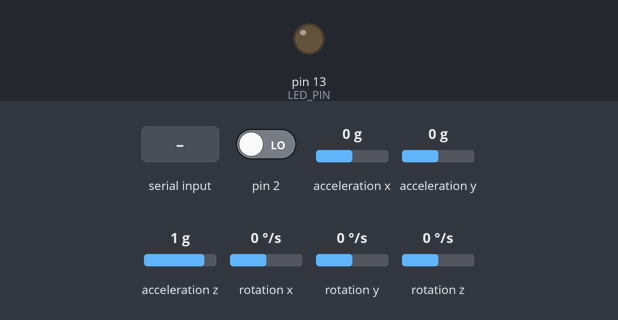
Simulated run of this sketch. Board: Arduino Uno, built with avr-gcc and run on an emulated ATmega328P. Parts: output pins drawn as LEDs (lit = HIGH). Dashed ring = blinking. Inputs (shaded band) come from the test bench; at power-on: acceleration x 0 g, acceleration z 1 g, acceleration y 0 g, pin 2 LOW, rotation x 0 °/s, rotation y 0 °/s, rotation z 0 °/s. The sensor or clock chip raises its interrupt line as the real part does; what the sketch prints to the serial monitor is not drawn.

Above: at 0.9 s.
1.0 s: "1\n" received over Serial
At 2.0 s:
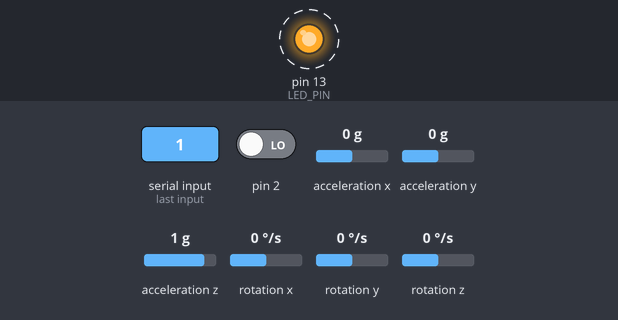
4.0 s: acceleration x set to -1.4 g
7.0 s: acceleration x set to 0 g
10.0 s: acceleration z set to -1.4 g
13.0 s: acceleration z set to 0 g
16.0 s: acceleration y set to -1.4 g
Timing chart, 0 to 20.0 s (numbered marks = the images above; inputs shaded):
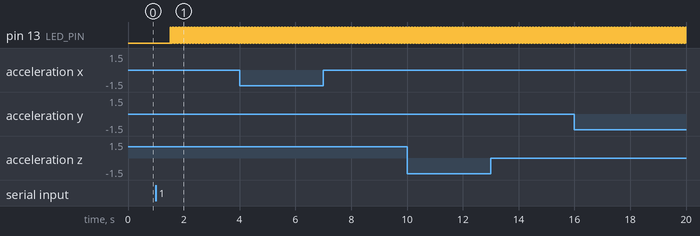

Measured:
- after the input at 1.0 s, pin 13 (LED_PIN): alternates HIGH for 0.01 s and LOW for 0.01 s, starting after 0.52 s

The sketch:

TEAPOT.ino
```cpp
#include "I2Cdev.h"

#include "MPU6050_6Axis_MotionApps20.h"
#include "MPU6050.h" // not necessary if using MotionApps include file

#if I2CDEV_IMPLEMENTATION == I2CDEV_ARDUINO_WIRE
#include "Wire.h"
#endif

MPU6050 mpu;
#define OUTPUT_READABLE_YAWPITCHROLL
#define OUTPUT_TEAPOT

#define LED_PIN 13 // (Arduino is 13, Teensy is 11, Teensy++ is 6)
bool blinkState = false;
bool dmpReady = false;
uint8_t mpuIntStatus;
uint8_t devStatus;
uint16_t packetSize;
uint16_t fifoCount;
uint8_t fifoBuffer[64];

Quaternion q;           // [w, x, y, z]         quaternion container
VectorInt16 aa;         // [x, y, z]            accel sensor measurements
VectorInt16 aaReal;     // [x, y, z]            gravity-free accel sensor measurements
VectorInt16 aaWorld;    // [x, y, z]            world-frame accel sensor measurements
VectorFloat gravity;    // [x, y, z]            gravity vector
float euler[3];         // [psi, theta, phi]    Euler angle container
float ypr[3];           // [yaw, pitch, roll]   yaw/pitch/roll container and gravity vector

// packet structure for InvenSense teapot demo
uint8_t teapotPacket[14] = { '$', 0x02, 0,0, 0,0, 0,0, 0,0, 0x00, 0x00, '\r', '\n' };


volatile bool mpuInterrupt = false;
void dmpDataReady() {
    mpuInterrupt = true;
}


void setup() {
    // join I2C bus (I2Cdev library doesn't do this automatically)
    #if I2CDEV_IMPLEMENTATION == I2CDEV_ARDUINO_WIRE
        Wire.begin();
        TWBR = 24; // 400kHz I2C clock (200kHz if CPU is 8MHz)
    #elif I2CDEV_IMPLEMENTATION == I2CDEV_BUILTIN_FASTWIRE
        Fastwire::setup(400, true);
    #endif

    // initialize serial communication
    // (115200 chosen because it is required for Teapot Demo output, but it's
    // really up to you depending on your project)
    Serial.begin(115200);
    while (!Serial);
    mpu.initialize();

    // verify connection


    // wait for ready
   // Serial.println(F("\nSend any character to begin DMP programming and demo: "));
    while (Serial.available() && Serial.read()); // empty buffer
    while (!Serial.available());                 // wait for data
    while (Serial.available() && Serial.read()); // empty buffer again

     devStatus = mpu.dmpInitialize();
    mpu.setXGyroOffset(220);
    mpu.setYGyroOffset(76);
    mpu.setZGyroOffset(-85);
    mpu.setZAccelOffset(1788); // 1688 factory default for my test chip

    if (devStatus == 0) {

        mpu.setDMPEnabled(true);


        attachInterrupt(0, dmpDataReady, RISING);
        mpuIntStatus = mpu.getIntStatus();


        dmpReady = true;

        packetSize = mpu.dmpGetFIFOPacketSize();
    } else {


    }

    pinMode(LED_PIN, OUTPUT);
}


void loop() {
    if (!dmpReady) return;

    // wait for MPU interrupt or extra packet(s) available
    while (!mpuInterrupt && fifoCount < packetSize) {

    }

    // reset interrupt flag and get INT_STATUS byte
    mpuInterrupt = false;
    mpuIntStatus = mpu.getIntStatus();

    // get current FIFO count
    fifoCount = mpu.getFIFOCount();

    // check for overflow (this should never happen unless our code is too inefficient)
    if ((mpuIntStatus & 0x10) || fifoCount == 1024) {
        mpu.resetFIFO();


    } else if (mpuIntStatus & 0x02) {
        while (fifoCount < packetSize) fifoCount = mpu.getFIFOCount();

        mpu.getFIFOBytes(fifoBuffer, packetSize);

        fifoCount -= packetSize;


        #ifdef OUTPUT_READABLE_YAWPITCHROLL
            // display Euler angles in degrees
            mpu.dmpGetQuaternion(&q, fifoBuffer);
            mpu.dmpGetGravity(&gravity, &q);
            mpu.dmpGetYawPitchRoll(ypr, &q, &gravity);
            Serial.print("ypr\t");
            Serial.print(ypr[0] * 180/M_PI);
            Serial.print("\t");
            Serial.print(ypr[1] * 180/M_PI);
            Serial.print("\t");
            Serial.println(ypr[2] * 180/M_PI);
        #endif


        #ifdef OUTPUT_TEAPOT
            // display quaternion values in InvenSense Teapot demo format:
            teapotPacket[2] = fifoBuffer[0];
            teapotPacket[3] = fifoBuffer[1];
            teapotPacket[4] = fifoBuffer[4];
            teapotPacket[5] = fifoBuffer[5];
            teapotPacket[6] = fifoBuffer[8];
            teapotPacket[7] = fifoBuffer[9];
            teapotPacket[8] = fifoBuffer[12];
            teapotPacket[9] = fifoBuffer[13];
            Serial.write(teapotPacket, 14);
            teapotPacket[11]++; // packetCount, loops at 0xFF on purpose
        #endif

        // blink LED to indicate activity
        blinkState = !blinkState;
        digitalWrite(LED_PIN, blinkState);
    }
}
```
